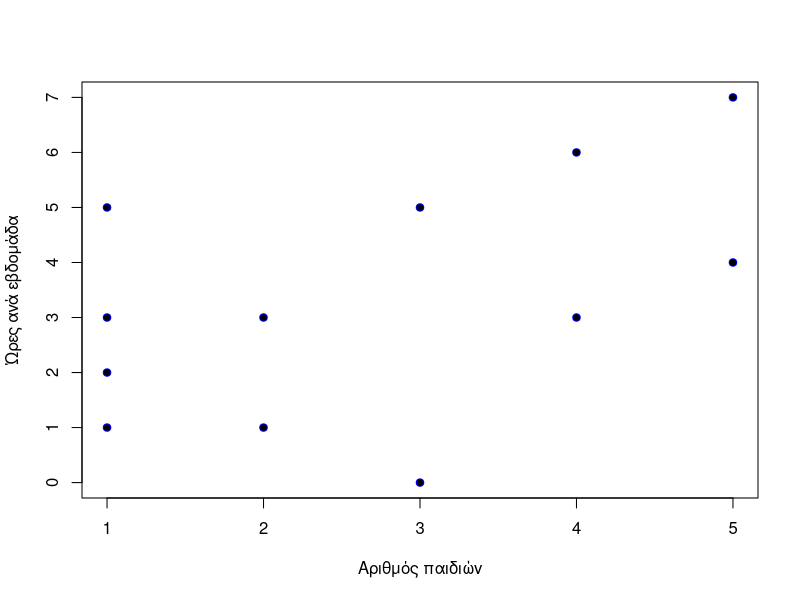
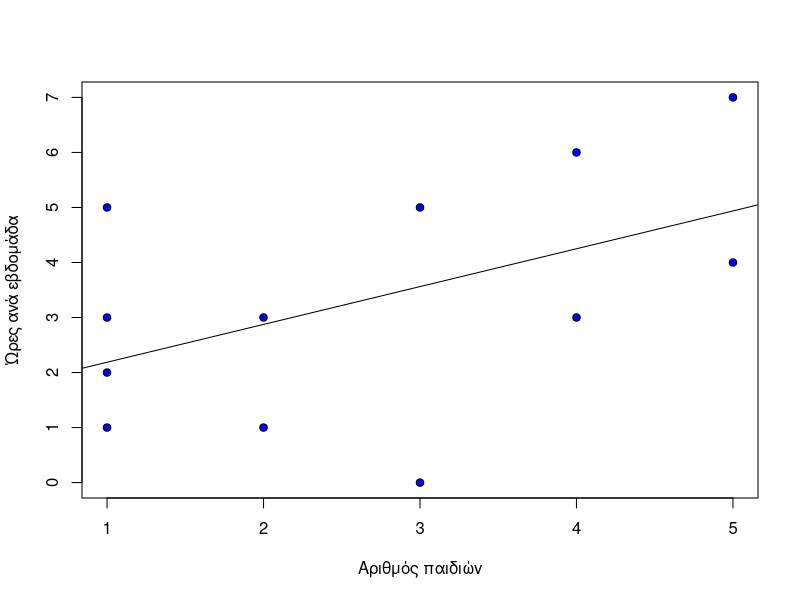
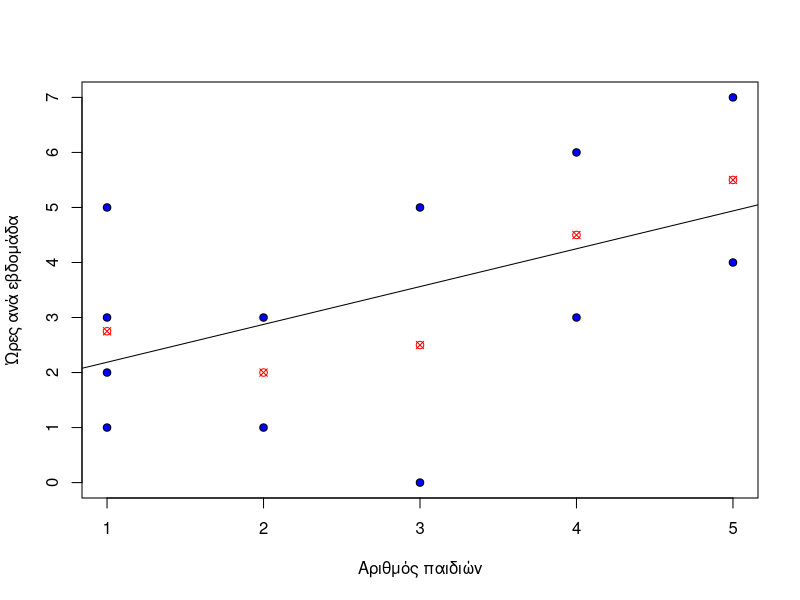

Here is the R script that generated these plots, in order:
## ---- chunk 1
library(tidyverse)
## ---- chunk 2

df <- data.frame(x=c(1,1,1,1,2,2,3,3,4,4,5,5),
                  y=c(1,2,3,5,3,1,5,0,6,3,7,4))

## ---- chunk 3
plot(df$x,df$y,  col='blue', pch=21, bg="black", xlab="Αριθμός παιδιών", ylab="Ώρες ανά εβδομάδα")
## ---- chunk 4
model <- lm(formula = y ~ x, data=df)
## ---- chunk 5
model
## ---- chunk 6
model$coefficients["x"]

model$coefficients["(Intercept)"]


## ---- chunk 7
summary(model)
## ---- chunk 8

plot(df$x,df$y,  col='black', pch=21, bg="blue", xlab="Αριθμός παιδιών", ylab="Ώρες ανά εβδομάδα")

abline(model)
## ---- chunk 9
df_means <- df %>% group_by(x) %>% summarize(meanY=mean(y))
df_means
## ---- chunk 10


plot(df$x,df$y,  col='black', pch=21, bg="blue", xlab="Αριθμός παιδιών", ylab="Ώρες ανά εβδομάδα")

abline(model)
points(df_means$x, df_means$meanY, col='red', pch=13, bg="red")
## ---- chunk 11

predict(model, data.frame(x = 6))
## ---- chunk 12
cor(df$x, df$y, method="pearson")
